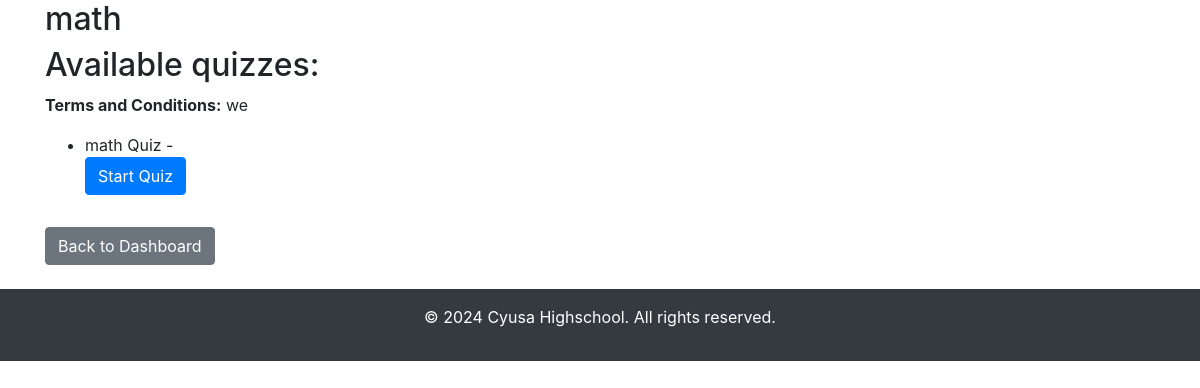
Before: /student/module/1 (signed in) with the older database file.
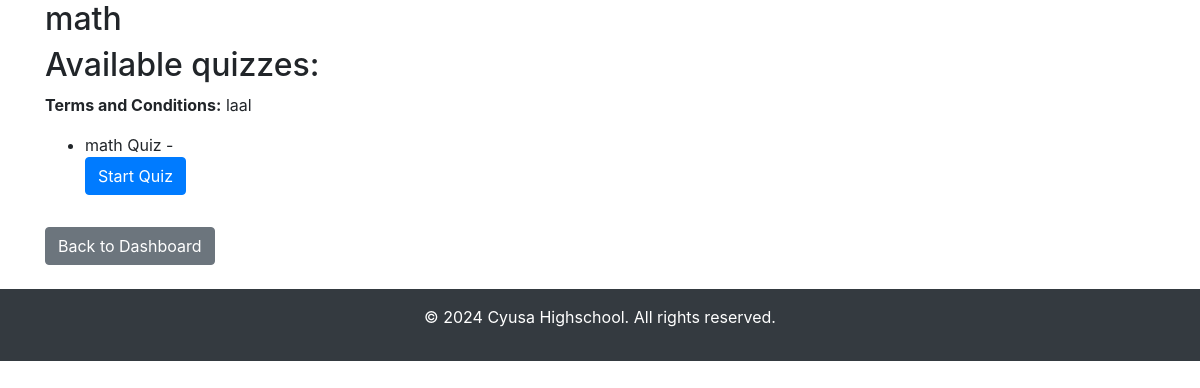
After: the same page with the newer database file.
### app.py (models this page shows)
class Module(db.Model):
    id = db.Column(db.Integer, primary_key=True)
    title = db.Column(db.String(100), nullable=False)
    terms_conditions = db.Column(db.Text, nullable=False)
    quizzes = db.relationship('Quiz', backref='module', lazy=True, cascade="all, delete-orphan")

### app.py (the view, shortened to what this page needs)
@app.route('/student/module/<int:module_id>', methods=['GET', 'POST'])
@login_required
def view_module(module_id):
    if current_user.role != 'student':
        return redirect(url_for('teacher_dashboard'))
    module = Module.query.get(module_id)
    quizzes = module.quizzes
    print(f"Quizzes found: {quizzes}")  # Debugging
    if not quizzes or len(quizzes) == 0:
        flash("No quiz is available for this module yet. Please check back later.", "info")
        return render_template('student_module_view.html', module=module, quizzes=[])
    return render_template('student_module_view.html', module=module, quizzes=quizzes)

### app.py (called while the page is built)
@login_manager.user_loader
def load_user(user_id):
    return User.query.get(int(user_id))

### templates/student_module_view.html (shortened to what this page needs)
<!DOCTYPE html>
<html lang="en">
<head>
    <link rel="stylesheet" href="https://stackpath.bootstrapcdn.com/bootstrap/4.5.2/css/bootstrap.min.css">
</head>
<body>
    <div class="container">
        <h2>{{ module.title }}</h2>
        {% if quizzes %}
        <h2>Available quizzes:</h2>
        <p><strong>Terms and Conditions:</strong> {{ module.terms_conditions }}</p>
        <ul>
            {% for quiz in quizzes %}
                <li>{{ quiz.title }} -
                    <form action="{{ url_for('start_quiz', quiz_id=quiz.id) }}" method="POST">
                        <button type="submit" class="btn btn-primary">Start Quiz</button>
                    </form>
                </li>
            {% endfor %}
        </ul>
        {% else %}
        <p>No quiz is available for this module yet. Please check back later.</p>
        {% endif %}
        <a href="{{ url_for('student_dashboard_view') }}" class="btn btn-secondary mt-3">Back to Dashboard</a>
    </div>
    <footer class="bg-dark text-white text-center py-3 mt-4">
        <p>© 2024 Cyusa Highschool. All rights reserved.</p>
    </footer>
</body>
</html>

Changed rows visible on the page:
changed Module "math": terms_conditions "we" → "laal"
